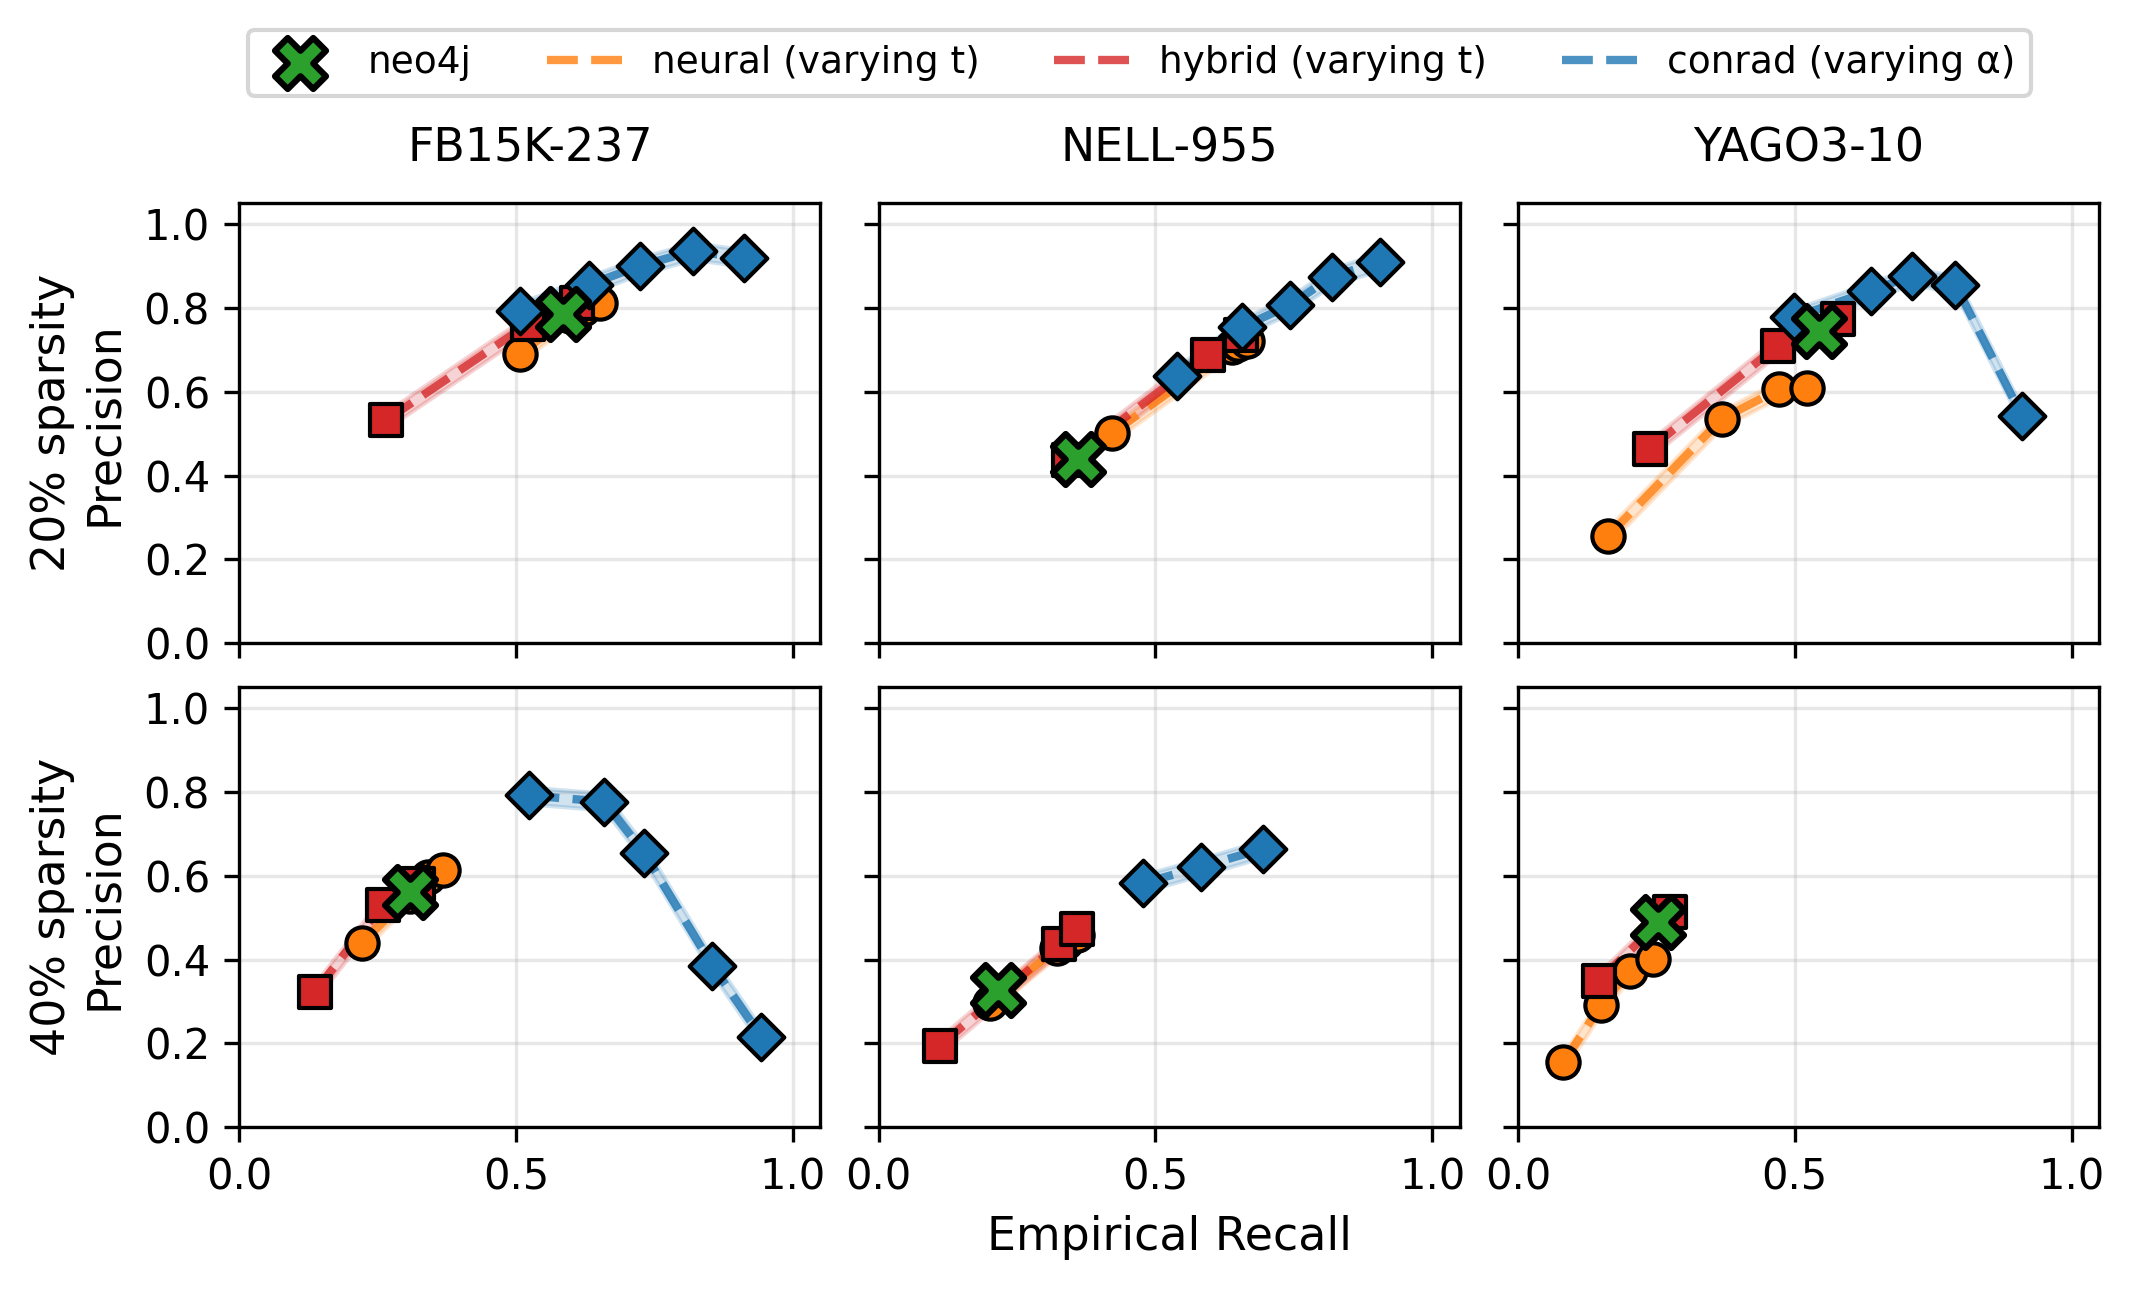

Write the Python code that produced this figure.
import matplotlib.pyplot as plt
import pandas as pd
from pathlib import Path
import numpy as np

# --- Configuration ---
alphas = [0.6, 0.7, 0.8, 0.9]
sparsities = ["5% sparsity", "20% sparsity", "40% sparsity"]
sparsity_values = [5, 20, 40]
datasets = ["fb15k-237", "nell-955", "yago310"]
dataset_labels = ["FB15K-237", "NELL-955", "YAGO3-10"]
query_pipelines = {
    "3p": "ThreeHopPipeline",
    "2u": "TwoUnionPipeline",
    "3ip": "TwoIntersectProjectPipeline"
}
neural_thresholds = [0.7, 0.8, 0.9, 0.99]
hybrid_thresholds = [0.5, 0.6, 0.7]

# Colors matching the reference image
colors = {
    'symbolic': '#2ca02c',  # Green
    'neural': '#ff7f0e',    # Orange
    'hybrid': '#d62728',    # Red
    'conrad': '#1f77b4'     # Blue
}

# Base path to benchmark results
base_path = Path("/data/sonia/conrad/artifacts/plots_results")

def load_conrad_data(dataset, sparsity, query_pipeline):
    """Load Conrad recall and precision data from CSV file."""
    dir_name = f"conrad_bench_{dataset}_{query_pipeline}_{sparsity}"
    csv_path = base_path / dir_name / "results_summary.csv"
    
    if not csv_path.exists():
        print(f"  Conrad path not found: {csv_path}")
        return None, None
    
    try:
        df = pd.read_csv(csv_path)
        recall = df['recall'].tolist()
        precision = df['precision'].tolist()
        return recall, precision
    except Exception as e:
        print(f"Error loading {csv_path}: {e}")
        return None, None

def load_neural_data(dataset, sparsity, query_pipeline):
    """Load Neural baseline data for all thresholds from single CSV."""
    dir_name = f"neural_bench_{dataset}_{query_pipeline}_{sparsity}"
    csv_path = base_path / dir_name / "baseline_results_summary.csv"
    
    if not csv_path.exists():
        print(f"  Neural path not found: {csv_path}")
        return None, None
    
    try:
        df = pd.read_csv(csv_path)
        # Get all neural rows (sorted by threshold)
        neural_rows = df[df['baseline'] == 'neural'].sort_values('threshold')
        if len(neural_rows) == 0:
            print(f"  No neural rows found in {csv_path}")
            return None, None
        recalls = neural_rows['recall'].tolist()
        precisions = neural_rows['precision'].tolist()
        return recalls, precisions
    except Exception as e:
        print(f"Error loading {csv_path}: {e}")
        return None, None

def load_symbolic_data(dataset, sparsity, query_pipeline):
    """Load Symbolic baseline data (single point)."""
    dir_name = f"symbolic_bench_{dataset}_{query_pipeline}_{sparsity}"
    csv_path = base_path / dir_name / "baseline_results_summary.csv"
    
    if not csv_path.exists():
        print(f"  Symbolic path not found: {csv_path}")
        return None, None
    
    try:
        df = pd.read_csv(csv_path)
        # Get the symbolic row
        symbolic_row = df[df['baseline'] == 'symbolic'].iloc[0]
        return symbolic_row['recall'], symbolic_row['precision']
    except Exception as e:
        print(f"Error loading {csv_path}: {e}")
        return None, None

def load_hybrid_data(dataset, sparsity, query_pipeline):
    """Load Hybrid baseline data (multiple threshold points)."""
    dir_name = f"hybrid_bench_{dataset}_{query_pipeline}_{sparsity}"
    csv_path = base_path / dir_name / "baseline_results_summary.csv"
    
    if not csv_path.exists():
        print(f"  Hybrid path not found: {csv_path}")
        return None, None
    
    try:
        df = pd.read_csv(csv_path)
        # Get all hybrid rows, excluding threshold 0.45
        hybrid_rows = df[(df['baseline'] == 'hybrid') & (df['threshold'] != 0.45)].sort_values('threshold')
        recalls = hybrid_rows['recall'].tolist()
        precisions = hybrid_rows['precision'].tolist()
        return recalls, precisions
    except Exception as e:
        print(f"Error loading {csv_path}: {e}")
        return None, None

# --- Data Dictionary ---
# Build data dictionary from CSV files, keyed by dataset
data = {}
for dataset in datasets:
    data[dataset] = {
        "conrad": [],
        "neural": [],
        "symbolic": [],
        "hybrid": []
    }
    
    for sparsity in sparsity_values:
        query_pipeline = "ThreeHopPipeline"  # Full pipeline name matches directory structure
        # Load Conrad data
        c_r, c_p = load_conrad_data(dataset, sparsity, query_pipeline)
        data[dataset]["conrad"].append((c_r, c_p))
        print(f"Loaded conrad {dataset} 3p {sparsity}%: {len(c_r) if c_r else 0} points")
        
        # Load Neural data
        n_r, n_p = load_neural_data(dataset, sparsity, query_pipeline)
        data[dataset]["neural"].append((n_r, n_p))
        print(f"Loaded neural {dataset} 3p {sparsity}%: {len(n_r) if n_r else 0} points")
        
        # Load Symbolic data
        s_r, s_p = load_symbolic_data(dataset, sparsity, query_pipeline)
        data[dataset]["symbolic"].append((s_r, s_p))
        print(f"Loaded symbolic {dataset} 3p {sparsity}%: {'yes' if s_r is not None else 'no'}")
        
        # Load Hybrid data
        h_r, h_p = load_hybrid_data(dataset, sparsity, query_pipeline)
        data[dataset]["hybrid"].append((h_r, h_p))
        print(f"Loaded hybrid {dataset} 3p {sparsity}%: {len(h_r) if h_r else 0} points")

# --- Plotting ---
# Show 20% sparsity (index 1) and 40% sparsity (index 2) in 2x3 format (two rows, three columns)
sparsity_indices = [1, 2]  # Indices for 20% and 40% Missing Data
sparsity_labels = ["20% sparsity", "40% sparsity"]
fig, axes = plt.subplots(2, 3, figsize=(8, 4), sharex=True, sharey=True)
fig.patch.set_facecolor('white')

for row, sparsity_idx in enumerate(sparsity_indices):
    for col, dataset in enumerate(datasets):
        ax = axes[row, col]
        ax.set_facecolor('white')

        # Set up grid
        ax.grid(True, axis='x',  alpha=0.3, zorder=1)
        ax.grid(True, axis='y',  alpha=0.3, zorder=1)
        
        # Plot Symbolic (single point with green X marker)
        s_data = data[dataset]["symbolic"][sparsity_idx]
        if s_data[0] is not None and s_data[1] is not None:
            s_r, s_p = s_data
            label = 'neo4j' if (row == 0 and col == 0) else None
            ax.scatter(s_r, s_p, marker='X', color=colors['symbolic'], s=150, 
                      edgecolors='black', linewidths=1.5, label=label, zorder=10)

        # Plot Neural Points (orange circles with dashed line and shaded area)
        n_data = data[dataset]["neural"][sparsity_idx]
        if n_data[0] is not None and n_data[1] is not None and len(n_data[0]) > 0 and len(n_data[1]) > 0:
            n_r, n_p = n_data[0], n_data[1]
            # Sort by recall for proper line drawing
            sorted_pairs = sorted(zip(n_r, n_p))
            n_r_sorted, n_p_sorted = zip(*sorted_pairs)
            n_r_sorted, n_p_sorted = list(n_r_sorted), list(n_p_sorted)
            
            # Draw shaded area (simulated confidence interval)
            ax.fill_between(n_r_sorted, 
                           [max(0, p - 0.02) for p in n_p_sorted],
                           [min(1, p + 0.02) for p in n_p_sorted],
                           color=colors['neural'], alpha=0.2, zorder=2, label='_nolegend_')
            
            # Draw dashed line connecting neural points
            label = 'neural (varying t)' if (row == 0 and col == 0) else None
            ax.plot(n_r_sorted, n_p_sorted, linestyle='--', color=colors['neural'], 
                   linewidth=2, alpha=0.8, label=label, zorder=3)
            
            # Plot filled circle markers
            for r, p in zip(n_r_sorted, n_p_sorted):
                ax.scatter(r, p, marker='o', color=colors['neural'], s=60,
                          edgecolors='black', linewidths=1, zorder=4)

        # Plot Hybrid Points (red squares with dashed line and shaded area)
        h_data = data[dataset]["hybrid"][sparsity_idx]
        if h_data[0] is not None and h_data[1] is not None and len(h_data[0]) > 0 and len(h_data[1]) > 0:
            h_r, h_p = h_data[0], h_data[1]
            # Sort by recall for proper line drawing
            sorted_pairs = sorted(zip(h_r, h_p))
            h_r_sorted, h_p_sorted = zip(*sorted_pairs)
            h_r_sorted, h_p_sorted = list(h_r_sorted), list(h_p_sorted)
            
            # Draw shaded area
            ax.fill_between(h_r_sorted,
                           [max(0, p - 0.02) for p in h_p_sorted],
                           [min(1, p + 0.02) for p in h_p_sorted],
                           color=colors['hybrid'], alpha=0.2, zorder=2, label='_nolegend_')
            
            # Draw dashed line connecting hybrid points
            label = 'hybrid (varying t)' if (row == 0 and col == 0) else None
            ax.plot(h_r_sorted, h_p_sorted, linestyle='--', color=colors['hybrid'],
                   linewidth=2, alpha=0.8, label=label, zorder=3)
            
            # Plot filled square markers
            for r, p in zip(h_r_sorted, h_p_sorted):
                ax.scatter(r, p, marker='s', color=colors['hybrid'], s=60,
                          edgecolors='black', linewidths=1, zorder=4)

        # Plot ConRAD Points (blue diamonds with dashed line, shaded area, and alpha labels)
        c_data = data[dataset]["conrad"][sparsity_idx]
        if c_data[0] is not None and c_data[1] is not None and len(c_data[0]) > 0 and len(c_data[1]) > 0:
            c_r, c_p = c_data[0], c_data[1]
            # Sort by recall for proper line drawing
            sorted_pairs = sorted(zip(c_r, c_p))
            c_r_sorted, c_p_sorted = zip(*sorted_pairs)
            c_r_sorted, c_p_sorted = list(c_r_sorted), list(c_p_sorted)
            
            # Draw shaded area
            ax.fill_between(c_r_sorted,
                           [max(0, p - 0.02) for p in c_p_sorted],
                           [min(1, p + 0.02) for p in c_p_sorted],
                           color=colors['conrad'], alpha=0.2, zorder=2, label='_nolegend_')
            
            # Draw dashed line connecting conrad points
            label = 'conrad (varying α)' if (row == 0 and col == 0) else None
            ax.plot(c_r_sorted, c_p_sorted, linestyle='--', color=colors['conrad'],
                   linewidth=2, alpha=0.8, label=label, zorder=3)
            
            # Plot filled diamond markers with alpha annotations
            for i, (r, p) in enumerate(zip(c_r_sorted, c_p_sorted)):
                ax.scatter(r, p, marker='D', color=colors['conrad'], s=60,
                          edgecolors='black', linewidths=1, zorder=4)
                

        # Axis limits and formatting
        ax.set_xlim(0, 1.05)
        ax.set_ylim(0, 1.05)
        ax.set_xticks([0.00, 0.50, 1.00])
        ax.set_yticks([0.0, 0.2, 0.4, 0.6, 0.8, 1.0])
        
        # Format tick labels
        ax.set_xticklabels(['0.0', '0.5', '1.0'])
        ax.set_yticklabels(['0.0', '0.2', '0.4', '0.6', '0.8', '1.0'])
        
        # Titles and labels
        if row == 0:
            ax.set_title(dataset_labels[col], fontsize=11, pad=10)
        if col == 0:
            ax.set_ylabel(f"{sparsity_labels[row]}\nPrecision", fontsize=11)
        if row == 1 and col == 1:  # Middle column of bottom row gets x-axis label
            ax.set_xlabel("Empirical Recall", fontsize=11)
        
        # Collect legend handles and labels from first subplot
        if row == 0 and col == 0:
            handles, labels = ax.get_legend_handles_labels()
            # Filter out the _nolegend_ entries
            handles_labels = [(h, l) for h, l in zip(handles, labels) if l != '_nolegend_']
            handles, labels = zip(*handles_labels) if handles_labels else ([], [])

plt.subplots_adjust(wspace=0.1, hspace=0.1)
# Create figure-level legend positioned at the top center
fig.legend(handles, labels, loc='upper center', ncol=4, fontsize=9, 
          bbox_to_anchor=(0.5, 1.04))
plt.savefig('baseline_precision2.png', dpi=300, bbox_inches='tight', facecolor='white')

print("Plot saved to baseline_precision2.png")
